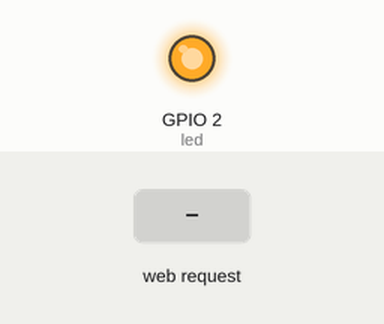
Simulated run of this sketch. Board: ESP8266 (NodeMCU). Shown: output pins drawn as LEDs (lit = HIGH). Dashed ring = blinking. The test bench sets the inputs (shaded band). WiFi joins after 1.5 s; servers stay silent unless stated; what the sketch prints to the serial monitor is not drawn.

Above: at 2.7 s.
2.8 s: HTTP request GET /broken received
At 3.11 s:
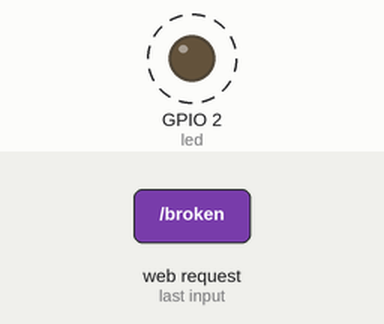
Timing chart, 0 to 5.8 s (numbered marks = the images above; inputs shaded):
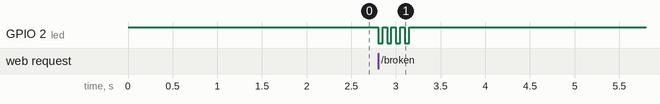

Measured:
- after the input at 2.8 s, GPIO 2 (led): alternates HIGH for 0.05 s and LOW for 0.05 s, 8 changes in all, then stays HIGH, starting at once

The sketch:

sketch_dec08b.ino
```cpp
#include <ESP8266WiFi.h>
#include <WiFiClient.h>
#include <ESP8266WebServer.h>
#include <ESP8266mDNS.h>

#ifndef STASSID
#define STASSID "****************"
#define STAPSK "****************"
#endif

const char* ssid = STASSID;
const char* password = STAPSK;

ESP8266WebServer server(80);

const int led = LED_BUILTIN;

void setup(void) {
  pinMode(led, OUTPUT);
  digitalWrite(led, HIGH);

  Serial.begin(115200);

  WiFi.mode(WIFI_STA);
  WiFi.begin(ssid, password);
  Serial.println("");

  // Wait for connection
  while (WiFi.status() != WL_CONNECTED) {
    delay(500);
    Serial.print(".");
  }
  Serial.println("");
  Serial.print("Connected to ");
  Serial.println(ssid);
  Serial.print("IP address: ");
  Serial.println(WiFi.localIP());

  if (MDNS.begin("esp8266")) { Serial.println("MDNS responder started"); }

 server.on("/broken", []() {
    for(byte i = 0; i < 4; i++) {
      digitalWrite(led, LOW);
      delay(50);
      digitalWrite(led, HIGH);
      delay(50);
    }

    server.send(200, "text/plain", "ok");
  });

  server.begin();
  Serial.println("HTTP server started");
}

void loop(void) {
  server.handleClient();
  MDNS.update();
}
```
